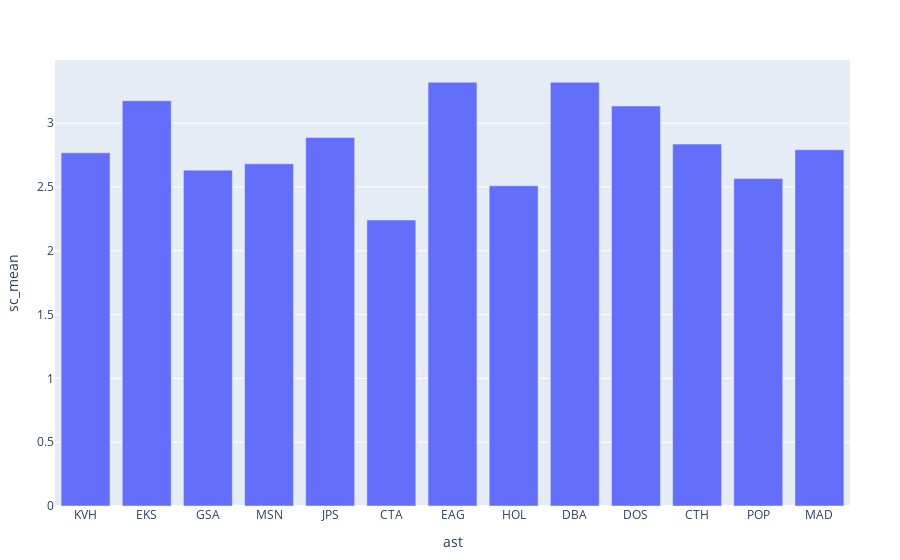

This figure's notebook cell:
### Code cell
plot(combine(q2g,:sc => mean), x=:ast, y=:sc_mean, kind="bar")

### Figure 1 — Plotly figure (JSON) as saved in the notebook; plotly's stock layout.template omitted (floating-point values rounded to 4 significant figures)
{"data": [{"xaxis": "x", "y": [2.768, 3.176, 2.632, 2.682, 2.889, 2.241, 3.321, 2.509, 3.321, 3.135, 2.836, 2.566, 2.792], "type": "bar", "yaxis": "y", "x": ["KVH", "EKS", "GSA", "MSN", "JPS", "CTA", "EAG", "HOL", "DBA", "DOS", "CTH", "POP", "MAD"]}], "layout": {"xaxis": {"title": {"text": "ast"}}, "legend": {"tracegroupgap": 0}, "margin": {"l": 50, "b": 50, "r": 50, "t": 60}, "yaxis": {"title": {"text": "sc_mean"}}}}
